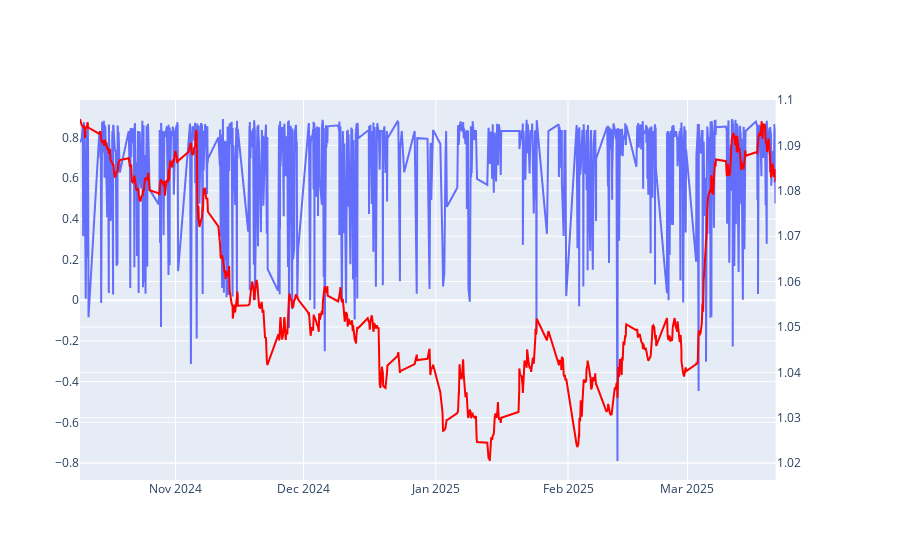

The notebook cell this image was saved under:
### Markdown cell above
Intial Data Visualization

### Code cell
subfig = make_subplots(specs=[[{"secondary_y": True}]])

ticker_fig = px.line(
    y = data['ticker_val'],
    x = data['date']
)
sentiment_fig = px.line(
    y = data['sentiment_polarity'],
    x = data['date'],
)

ticker_fig.update_traces(
    yaxis = "y2",
    line_color="red"
)

subfig.add_traces(ticker_fig.data + sentiment_fig.data)
subfig.show()

### Figure 1 — Plotly figure (JSON) as saved in the notebook; plotly's stock layout.template omitted (floating-point values rounded to 4 significant figures; data arrays with more than 128 entries replaced by an {"elided": "..."} marker saying what was removed)
{"data": [{"hovertemplate": "x=%{x}<br>y=%{y}<extra></extra>", "legendgroup": "", "line": {"color": "red", "dash": "solid"}, "marker": {"symbol": "circle"}, "mode": "lines", "name": "", "orientation": "v", "showlegend": false, "type": "scatter", "x": {"elided": "965 str values"}, "xaxis": "x", "y": {"elided": "965 float values"}, "yaxis": "y2"}, {"hovertemplate": "x=%{x}<br>y=%{y}<extra></extra>", "legendgroup": "", "line": {"color": "#636efa", "dash": "solid"}, "marker": {"symbol": "circle"}, "mode": "lines", "name": "", "orientation": "v", "showlegend": false, "type": "scatter", "x": {"elided": "965 str values"}, "xaxis": "x", "y": {"elided": "965 float values"}, "yaxis": "y"}], "layout": {"xaxis": {"anchor": "y", "domain": [0, 0.94]}, "yaxis": {"anchor": "x", "domain": [0, 1]}, "yaxis2": {"anchor": "x", "overlaying": "y", "side": "right"}}}
